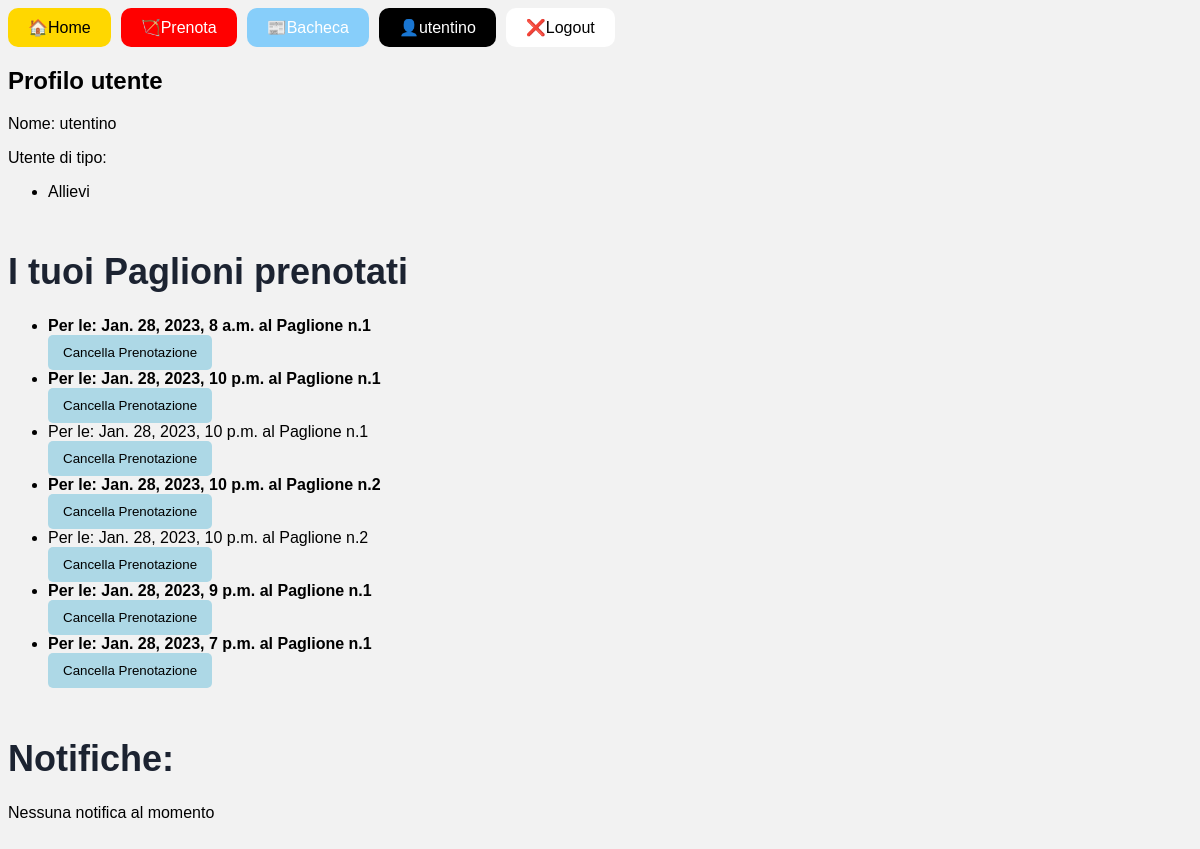
The page /accounts/profile/ (signed in) on the database as committed earlier.
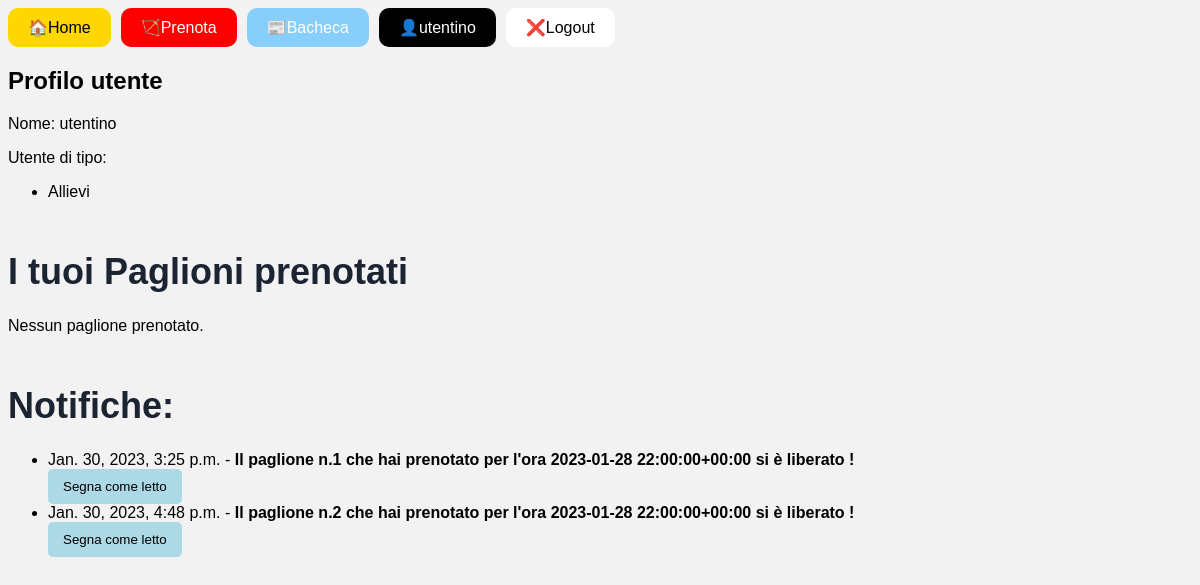
The same page on the database as committed later.
### prenotazioni/models.py (models this page shows, shortened)
class Prenotazione(models.Model):
    priorità = models.DateTimeField()
    ora_prenotata = models.DateTimeField()
    paglione = models.ForeignKey(
        Paglione, on_delete=models.CASCADE, related_name='prenotazioni')
    utente = models.ForeignKey(
        User, on_delete=models.PROTECT, related_name="prenotazioni")
    def primo_priorità(self):
        return Prenotazione.objects.filter(ora_prenotata=self.ora_prenotata, paglione=self.paglione).order_by('priorità').first() == self
    class Meta:
        verbose_name_plural = "Prenotazioni"
        constraints = [
            models.UniqueConstraint(
                fields=['ora_prenotata', 'utente'], name='unique_migration_host_combination'
            )
        ]

class Paglione(models.Model):
    attivo = models.BooleanField(default=True)
    class Meta:
        verbose_name_plural = "Paglioni"

class Cancellazione(models.Model):
    utente = models.ForeignKey(User, on_delete=models.PROTECT, blank=True,
                               null=True, default=None, related_name="cancellazioni")
    ora_creazione = models.DateTimeField()
    messaggio = models.TextField()
    class Meta:
        verbose_name_plural = "Cancellazioni"

### utenti/views.py (the view)
# urls.py: path('profile/', ProfileView.as_view(), name='profile'),
class ProfileView(LoginRequiredMixin, TemplateView):
    template_name = 'profile.html'
    def get_context_data(self, **kwargs):
        context = super().get_context_data(**kwargs)
        prenotazioni = Prenotazione.objects.filter(utente=self.request.user)
        context['prenotazioni'] = {
            prenotazione: prenotazione.primo_priorità() for prenotazione in prenotazioni}
        cancellazioni = Cancellazione.objects.filter(
            utente=self.request.user).order_by('ora_creazione')
        context['cancellazioni'] = cancellazioni
        return context

### utenti/templates/profile.html (shortened to what this page needs)
{% extends 'base.html' %}
{% block content %}
<h2>Profilo utente</h2>
<p>Nome: {{ user }} </p>
<p>Utente di tipo:
    <ul>
        {% for group in user.groups.all %}
            <li>{{ group.name }}</li>
        {% endfor %}
    </ul>
</p>
    <h1>I tuoi Paglioni prenotati</h1>
    {% if prenotazioni %}
        <ul>
            {% for prenotazione,primo in prenotazioni.items %}
                {% if primo %}
                    <li> <b> Per le: {{ prenotazione.ora_prenotata }}    al Paglione n.{{ prenotazione.paglione.id }} </b>
                        <form action="{% url 'cancella_prenotazione' prenotazione.id %}" method="post">
                            <input type="submit" value="Cancella Prenotazione">
                        </form>
                    </li>
                {% else %}
                    <li>Per le: {{ prenotazione.ora_prenotata }}    al Paglione n.{{ prenotazione.paglione.id }}
                        <form action="{% url 'cancella_prenotazione' prenotazione.id %}" method="post">
                            <input type="submit" value="Cancella Prenotazione">
                        </form>
                    </li>
                {% endif %}
            {% endfor %}
        </ul>
    {% else %}
        <p>Nessun paglione prenotato.</p>
    {% endif %}
    <h1>Notifiche:</h1>
    {% if cancellazioni %}
    <ul>
        {% for cancellazione in cancellazioni %}
            <li> {{ cancellazione.ora_creazione }} - <b> {{ cancellazione.messaggio }} </b>
                <form action="{% url 'segna_come_letto' cancellazione.id %}" method="post">
                    <input type="submit" value="Segna come letto">
                </form>
            </li>
        {% endfor %}
    </ul>
    {% else %}
        <p>Nessuna notifica al momento</p>
    {% endif %}
{% endblock %}

### templates/base.html (shortened to what this page needs)
<!DOCTYPE html>
<html>
  <head>
  </head>
  <body>
    {% block menu %}
      <nav>
        <ul style="list-style: none; margin: 0; padding: 0; display: flex;">
        <li style="background-color: gold; color: black; padding: 10px 20px; margin-right: 10px; border-radius: 10px;">
            <a href="{% url 'home' %}" style="text-decoration: none; color: black;">🏠Home</a>
            </li>
          <li style="background-color: red; color: black; padding: 10px 20px; margin-right: 10px; border-radius: 10px;">
            <a href="{% url 'prossimi_7_giorni' %}" style="text-decoration: none; color: white;">🏹Prenota</a>
          </li>
          <li style="background-color: lightskyblue; color: white; padding: 10px 20px; margin-right: 10px; border-radius: 10px;">
            <a href="{% url 'bacheca' %}" style="text-decoration: none; color: white;">📰Bacheca</a>
          </li>
          {% if user.is_authenticated %}
            {% if user.is_superuser %}
                <li style="background-color: black; color: white; padding: 10px 20px; margin-right: 10px; border-radius: 10px;">
                    <a href="{% url 'profile' %}" style="text-decoration: none; color: white;">👤 AMMINISTRATORE</a>
                </li>
                <li style="background-color: black; color: white; padding: 10px 20px; margin-right: 10px; border-radius: 10px;">
                    <a href="{% url 'lista_chat' %}" style="text-decoration: none; color: white;">⌨Lista chat</a>
                </li>
                <li style="background-color: black; color: white; padding: 10px 20px; margin-right: 10px; border-radius: 10px;">
                    <a href="{% url 'gestione' %}" style="text-decoration: none; color: white;">👥Gestione utenti</a>
                </li>
                <li style="background-color: black; color: white; padding: 10px 20px; margin-right: 10px; border-radius: 10px;">
                  <a href="http://127.0.0.1:8000/admin" style="text-decoration: none; color: white;">👩‍💻Pannello Django</a>
                </li>
                <li style="background-color: white; color: white; padding: 10px 20px; margin-right: 10px; border-radius: 10px;">
                    <a href="{% url 'logout' %}" style="text-decoration: none; color: black;">❌Logout</a>
            {% else %}
                <li style="background-color: black; color: white; padding: 10px 20px; margin-right: 10px; border-radius: 10px;">
                    <a href="{% url 'profile' %}" style="text-decoration: none; color: white;">👤{{ user.username }}</a>
                </li>
                <li style="background-color: white; color: white; padding: 10px 20px; margin-right: 10px; border-radius: 10px;">
                    <a href="{% url 'logout' %}" style="text-decoration: none; color: black;">❌Logout</a>
                </li>
            {% endif %}
          {% else %}
            <li style="background-color: black; color: white; padding: 10px 20px; margin-right: 10px; border-radius: 10px;">
                <a href="{% url 'profile' %}" style="text-decoration: none; color: white;">👤Login</a>
            </li>
          {% endif %}
        </ul>
      </nav>
    {% endblock %}
    {% block content %}
    {% endblock %}
  </body>
</html>

### templates/base.html (style rules this page uses)
body { background-color: #f2f2f2; font-family: Arial, sans-serif; }
h1 { color: #1c2331; font-size: 36px; margin-top: 50px; }
input[type=submit] { padding:10px 15px; background:#ccc; border:0 none; cursor:pointer; -webkit-border-radius: 5px; border-radius: 5px; background-color: lightblue; }

Rows that differ between the two databases and show on the page:
removed Prenotazione: ora_prenotata "Jan. 28, 2023, 8 a.m.", paglione.id "1"
removed Prenotazione: ora_prenotata "Jan. 28, 2023, 10 p.m.", paglione.id "1"
removed Prenotazione: ora_prenotata "Jan. 28, 2023, 10 p.m.", paglione.id "1"
removed Prenotazione: ora_prenotata "Jan. 28, 2023, 10 p.m.", paglione.id "2"
removed Prenotazione: ora_prenotata "Jan. 28, 2023, 10 p.m.", paglione.id "2"
removed Prenotazione: ora_prenotata "Jan. 28, 2023, 9 p.m.", paglione.id "1"
removed Prenotazione: ora_prenotata "Jan. 28, 2023, 7 p.m.", paglione.id "1"
added Cancellazione: ora_creazione "Jan. 30, 2023, 3:25 p.m.", messaggio "Il paglione n.1 che hai prenotato per l'ora 2023-01-28 22:00:00+00:00 si è liberato !"
added Cancellazione: ora_creazione "Jan. 30, 2023, 4:48 p.m.", messaggio "Il paglione n.2 che hai prenotato per l'ora 2023-01-28 22:00:00+00:00 si è liberato !"
Other text that changed with them:
text no longer shown: "Nessuna notifica al momento"
text now shown: "Nessun paglione prenotato."
